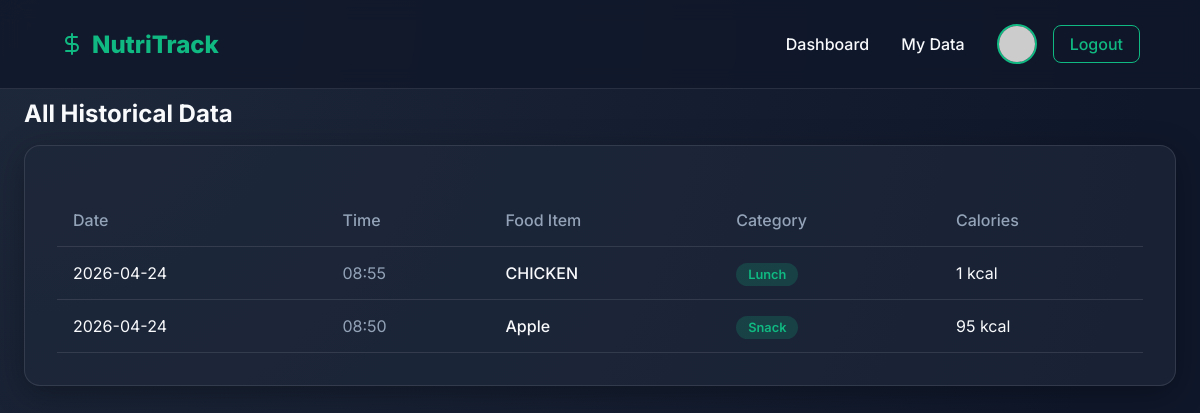
The page /data (signed in) on the database its author committed.
### app.py (models this page shows)
class FoodEntry(db.Model):
    id = db.Column(db.Integer, primary_key=True)
    user_id = db.Column(db.Integer, db.ForeignKey('user.id'), nullable=False)
    food_name = db.Column(db.String(100), nullable=False)
    calories = db.Column(db.Integer, nullable=False)
    category = db.Column(db.String(50)) # e.g. Breakfast, Lunch, Dinner, Snack
    timestamp = db.Column(db.DateTime, default=datetime.utcnow)

### app.py (the view)
@app.route('/data')
def data():
    if 'user' not in session:
        return redirect(url_for('login'))
    user_id = session['user']['id']
    entries = FoodEntry.query.filter_by(user_id=user_id).order_by(FoodEntry.timestamp.desc()).all()
    return render_template('data.html', user=session['user'], entries=entries)

### templates/data.html
{% extends "base.html" %}
{% block content %}
<div class="flex justify-between items-center mb-4">
    <h2>All Historical Data</h2>
</div>
<div class="glass-panel">
    {% if entries %}
        <div style="overflow-x: auto;">
            <table class="data-table">
                <thead>
                    <tr>
                        <th>Date</th>
                        <th>Time</th>
                        <th>Food Item</th>
                        <th>Category</th>
                        <th>Calories</th>
                    </tr>
                </thead>
                <tbody>
                    {% for entry in entries %}
                    <tr>
                        <td>{{ entry.timestamp.strftime('%Y-%m-%d') }}</td>
                        <td style="color: var(--text-muted);">{{ entry.timestamp.strftime('%H:%M') }}</td>
                        <td style="font-weight: 500;">{{ entry.food_name }}</td>
                        <td><span class="badge">{{ entry.category }}</span></td>
                        <td>{{ entry.calories }} kcal</td>
                    </tr>
                    {% endfor %}
                </tbody>
            </table>
        </div>
    {% else %}
        <div style="text-align: center; padding: 3rem 0; color: var(--text-muted);">
            <p>No historical data found. Your logged meals will appear here.</p>
        </div>
    {% endif %}
</div>
{% endblock %}

### templates/base.html (shortened to what this page needs)
<!DOCTYPE html>
<html lang="en">
<head>
    <link rel="stylesheet" href="{{ url_for('static', filename='css/style.css') }}">
</head>
<body>
    <nav>
        <div class="logo">
            <svg width="24" height="24" viewBox="0 0 24 24" fill="none" stroke="currentColor" stroke-width="2" stroke-linecap="round" stroke-linejoin="round"><path d="M12 2v20M17 5H9.5a3.5 3.5 0 0 0 0 7h5a3.5 3.5 0 0 1 0 7H6"/></svg>
            NutriTrack
        </div>
        <div class="nav-links">
            {% if 'user' in session %}
                <a href="{{ url_for('dashboard') }}">Dashboard</a>
                <a href="{{ url_for('data') }}">My Data</a>
                <div class="nav-profile">
                    <img src="{{ session['user']['picture'] }}" alt="Profile" class="avatar">
                    <a href="{{ url_for('logout') }}" class="btn btn-outline" style="padding: 0.5rem 1rem;">Logout</a>
                </div>
            {% else %}
                <a href="{{ url_for('home') }}">Home</a>
                <a href="{{ url_for('login') }}" class="btn btn-primary">Sign In</a>
            {% endif %}
        </div>
    </nav>
    <div class="container animate-fade-in">
        {% block content %}{% endblock %}
    </div>
</body>
</html>

### static/css/style.css (style rules this page uses)
:root { --bg-dark: #0f172a; --bg-card: rgba(30, 41, 59, 0.7); --primary: #10b981; --primary-hover: #059669; --text-main: #f8fafc; --text-muted: #94a3b8; --border-color: rgba(255, 255, 255, 0.1); --glass-blur: blur(12px); --font-main: 'Inter', sans-serif; }
* { margin: 0; padding: 0; box-sizing: border-box; }
body { font-family: var(--font-main); background: radial-gradient(circle at top left, #1e293b, var(--bg-dark) 80%); color: var(--text-main); min-height: 100vh; overflow-x: hidden; }
h1, h2, h3, h4 { font-weight: 700; line-height: 1.2; }
a { text-decoration: none; color: inherit; }
.glass-panel { background: var(--bg-card); backdrop-filter: var(--glass-blur); -webkit-backdrop-filter: var(--glass-blur); border: 1px solid var(--border-color); border-radius: 16px; padding: 2rem; box-shadow: 0 8px 32px 0 rgba(0, 0, 0, 0.3); }
nav { display: flex; justify-content: space-between; align-items: center; padding: 1.5rem 5%; background: rgba(15, 23, 42, 0.8); backdrop-filter: blur(10px); position: fixed; width: 100%; top: 0; z-index: 1000; border-bottom: 1px solid var(--border-color); }
.logo { font-size: 1.5rem; font-weight: 800; color: var(--primary); display: flex; align-items: center; gap: 0.5rem; }
.nav-links { display: flex; gap: 2rem; align-items: center; }
.nav-links a { font-weight: 500; transition: color 0.3s ease; }
.btn { display: inline-block; padding: 0.75rem 1.5rem; border-radius: 8px; font-weight: 600; cursor: pointer; transition: all 0.3s ease; border: none; outline: none; text-align: center; }
.btn-outline { background: transparent; border: 1px solid var(--primary); color: var(--primary); }
.container { max-width: 1200px; margin: 0 auto; padding: 0 1.5rem; padding-top: 100px; }
.avatar { width: 40px; height: 40px; border-radius: 50%; border: 2px solid var(--primary); }
.nav-profile { display: flex; align-items: center; gap: 1rem; }
.animate-fade-in { animation: fadeIn 0.8s cubic-bezier(0.16, 1, 0.3, 1) forwards; }
.flex { display: flex; }
.justify-between { justify-content: space-between; }
.items-center { align-items: center; }
.mb-4 { margin-bottom: 1rem; }
.data-table { width: 100%; border-collapse: collapse; margin-top: 1rem; }
.data-table th, .data-table td { padding: 1rem; text-align: left; border-bottom: 1px solid var(--border-color); }
.data-table th { color: var(--text-muted); font-weight: 500; }
.badge { padding: 0.25rem 0.75rem; border-radius: 999px; font-size: 0.8rem; font-weight: 600; background: rgba(16, 185, 129, 0.2); color: var(--primary); }

### rows shown on the page
FoodEntry: timestamp "2026-04-24", timestamp "08:55", food_name "CHICKEN", category "Lunch", calories "1"
FoodEntry: timestamp "2026-04-24", timestamp "08:50", food_name "Apple", category "Snack", calories "95"
